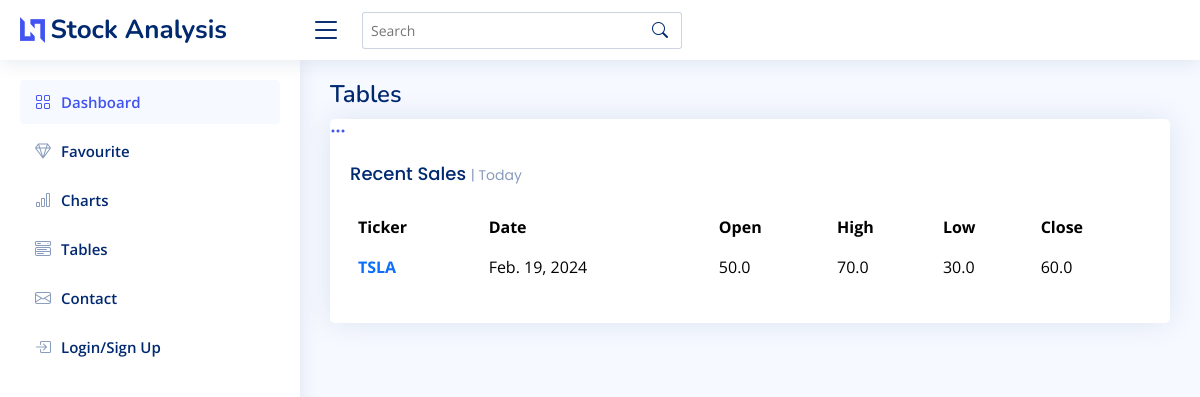
Before: /tables/ with the older database file.
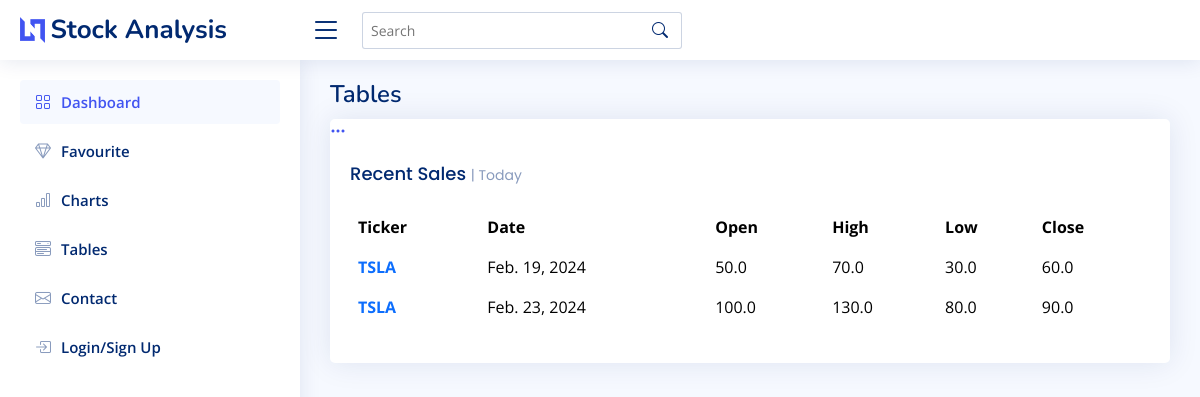
After: the same page with the newer database file.
### core/models.py (models this page shows, shortened)
class Stock(models.Model):
    id     = models.AutoField(primary_key=True)
    ticker = models.CharField(max_length=10)
    date   = models.DateField()
    open_stock   = models.FloatField()
    high_stock   = models.FloatField()
    low_stock    = models.FloatField()
    close_stock  = models.FloatField()
    volume = models.FloatField()

### core/views.py (the view)
# urls.py: path("tables/",    TablesView.as_view(),    name="tables"),
class TablesView(StockTemplateView):
    title = "Tables"
    template_name = "tables.html"

### core/views.py (called while the page is built)
    def get(self, request):
        if request.method != "GET":
            return render(request, self.template_name, {"title": self.title})
        stocks = Stock.objects.all()
        return render(request, self.template_name, {"stocks": stocks, "title": self.title})

### templates/tables.html (shortened to what this page needs)
{% extends "base.html" %}
{% load static %}
{% block body %}
<div class="col-12">
  <div class="card recent-sales overflow-auto">
    <div class="filter">
      <a class="icon" href="#" data-bs-toggle="dropdown"><i class="bi bi-three-dots"></i></a>
    </div>
    <div class="card-body">
      <h5 class="card-title">Recent Sales <span>| Today</span></h5>
      <table class="table table-borderless datatable">
        <thead>
          <tr>
            <th scope="col">Ticker</th>
            <th scope="col">Date</th>
            <th scope="col">Open</th>
            <th scope="col">High</th>
            <th scope="col">Low</th>
            <th scope="col">Close</th>
          </tr>
        </thead>
        <tbody>
          {% for stock in stocks %}
          <tr>
            <th scope="row"><a href="#" class="text-primary">{{ stock.ticker }}</a></th>
            <td>{{ stock.date }}</td>
            <td>{{ stock.open_stock }}</td>
            <td>{{ stock.high_stock }}</td>
            <td>{{ stock.low_stock }}</td>
            <td>{{ stock.close_stock }}</td>
          </tr>
          {% endfor %}
        </tbody>
      </table>
    </div>
  </div>
</div>
{% endblock body %}

### templates/base.html (shortened to what this page needs)
{% load static %}
<!DOCTYPE html>
<html lang="en">
<head>
  <link href="{% static '/assets/vendor/bootstrap/css/bootstrap.min.css' %}" rel="stylesheet">
  <link href="{% static '/assets/vendor/bootstrap-icons/bootstrap-icons.css' %}" rel="stylesheet">
  <link href="{% static '/assets/vendor/boxicons/css/boxicons.min.css' %}" rel="stylesheet">
  <link href="{% static '/assets/vendor/quill/quill.snow.css' %}" rel="stylesheet">
  <link href="{% static '/assets/vendor/quill/quill.bubble.css' %}" rel="stylesheet">
  <link href="{% static '/assets/vendor/remixicon/remixicon.css' %}" rel="stylesheet">
  <link href="{% static '/assets/vendor/simple-datatables/style.css' %}" rel="stylesheet">
  <link href="{% static '/assets/css/style.css' %}" rel="stylesheet">
    <link href="https://cdn.anychart.com/releases/8.11.0/css/anychart-ui.min.css" type="text/css" rel="stylesheet">
    <link href="https://cdn.anychart.com/releases/8.11.0/fonts/css/anychart-font.min.css" type="text/css" rel="stylesheet">
</head>
<body>
  <header id="header" class="header fixed-top d-flex align-items-center">
    <div class="d-flex align-items-center justify-content-between">
      <a href="index.html" class="logo d-flex align-items-center">
        <img src="{% static '/assets/img/logo.png' %}" alt="">
        <span class="d-none d-lg-block">Stock Analysis</span>
      </a>
      <i class="bi bi-list toggle-sidebar-btn"></i>
    </div>
    <div class="search-bar">
      <form class="search-form d-flex align-items-center" method="POST" action="#">
        <input type="text" name="query" placeholder="Search" title="Enter search keyword">
        <button type="submit" title="Search"><i class="bi bi-search"></i></button>
      </form>
    </div>
  </header>
  <aside id="sidebar" class="sidebar">
    <ul class="sidebar-nav" id="sidebar-nav">
      <li class="nav-item">
        <a class="nav-link " href="/">
          <i class="bi bi-grid"></i>
          <span>Dashboard</span>
        </a>
      </li>
      <li class="nav-item">
        <a class="nav-link collapsed" href="/favourite">
          <i class="bi bi-gem"></i>
          <span>Favourite</span>
        </a>
      </li>
      <li class="nav-item">
        <a class="nav-link collapsed" href="/charts">
          <i class="bi bi-bar-chart"></i>
          <span>Charts</span>
        </a>
      </li>
      <li class="nav-item">
        <a class="nav-link collapsed" href="/tables">
          <i class="bi bi-menu-button-wide"></i>
          <span>Tables</span>
        </a>
      </li>
      <li class="nav-item">
        <a class="nav-link collapsed" href="/contact">
          <i class="bi bi-envelope"></i>
          <span>Contact</span>
        </a>
      </li>
      <li class="nav-item">
        <a class="nav-link collapsed" href="/authentication/login">
          <i class="bi bi-box-arrow-in-right"></i>
          <span>Login/Sign Up</span>
        </a>
      </li>
    </ul>
  </aside>
<main id="main" class="main">
  <div class="pagetitle">
    <h1>{{ title }}</h1>
  </div>
  {% block body %}
  {% endblock body %}
</body>
</html>

### static/assets/css/style.css (style rules this page uses)
:root { scroll-behavior: smooth; }
body { font-family: "Open Sans", sans-serif; background: #f6f9ff; color: #444444; }
a { color: #4154f1; text-decoration: none; }
h1, h2, h3, h4, h5, h6 { font-family: "Nunito", sans-serif; }
#main { margin-top: 60px; padding: 20px 30px; transition: all 0.3s; }
.pagetitle { margin-bottom: 10px; }
.pagetitle h1 { font-size: 24px; margin-bottom: 0; font-weight: 600; color: #012970; }
.card { margin-bottom: 30px; border: none; border-radius: 5px; box-shadow: 0px 0 30px rgba(1, 41, 112, 0.1); }
.card-title { padding: 20px 0 15px 0; font-size: 18px; font-weight: 500; color: #012970; font-family: "Poppins", sans-serif; }
.card-title span { color: #899bbd; font-size: 14px; font-weight: 400; }
.card-body { padding: 0 20px 20px 20px; }
.logo { line-height: 1; }
@media (min-width: 1200px) { .logo { width: 280px; } }
.logo img { max-height: 26px; margin-right: 6px; }
.logo span { font-size: 26px; font-weight: 700; color: #012970; font-family: "Nunito", sans-serif; }
.header { transition: all 0.5s; z-index: 997; height: 60px; box-shadow: 0px 2px 20px rgba(1, 41, 112, 0.1); background-color: #fff; padding-left: 20px; }
.header .toggle-sidebar-btn { font-size: 32px; padding-left: 10px; cursor: pointer; color: #012970; }
.header .search-bar { min-width: 360px; padding: 0 20px; }
.header .search-form { width: 100%; }
.header .search-form input { border: 0; font-size: 14px; color: #012970; border: 1px solid rgba(1, 41, 112, 0.2); padding: 7px 38px 7px 8px; border-radius: 3px; transition: 0.3s; width: 100%; }
.header .search-form button { border: 0; padding: 0; margin-left: -30px; background: none; }
.header .search-form button i { color: #012970; }
.sidebar { position: fixed; top: 60px; left: 0; bottom: 0; width: 300px; z-index: 996; transition: all 0.3s; padding: 20px; overflow-y: auto; scrollbar-width: thin; scrollbar-color: #aab7cf transparent; box-shadow: 0px 0px 20px rgba(1, 41, 112, 0.1); background-color: #fff; }
@media (min-width: 1200px) { #main, #footer { margin-left: 300px; } }
.sidebar-nav { padding: 0; margin: 0; list-style: none; }
.sidebar-nav li { padding: 0; margin: 0; list-style: none; }
.sidebar-nav .nav-item { margin-bottom: 5px; }
.sidebar-nav .nav-link { display: flex; align-items: center; font-size: 15px; font-weight: 600; color: #4154f1; transition: 0.3; background: #f6f9ff; padding: 10px 15px; border-radius: 4px; }
.sidebar-nav .nav-link i { font-size: 16px; margin-right: 10px; color: #4154f1; }
.sidebar-nav .nav-link.collapsed { color: #012970; background: #fff; }
.sidebar-nav .nav-link.collapsed i { color: #899bbd; }

Changed rows visible on the page:
added Stock: ticker "TSLA", date "Feb. 23, 2024", open_stock "100.0", high_stock "130.0", low_stock "80.0", close_stock "90.0"
